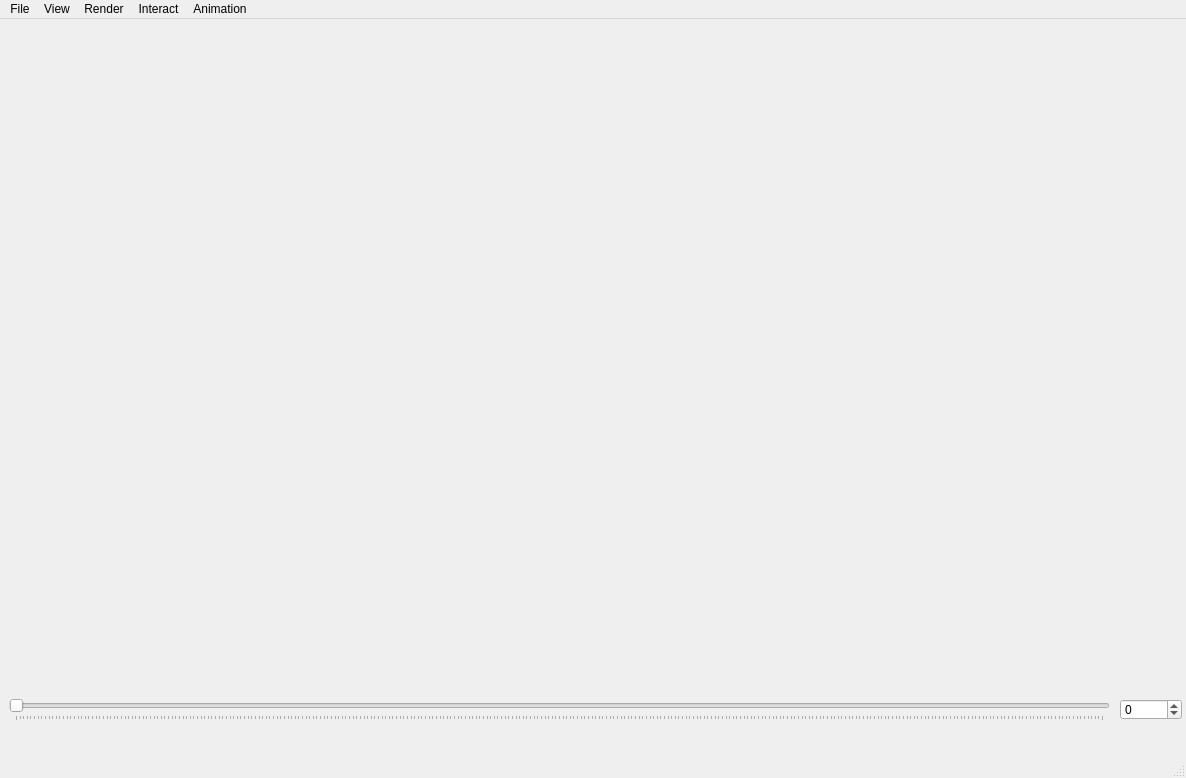
<?xml version="1.0" encoding="UTF-8"?>
<ui version="4.0">
 <class>TubicSplineClass</class>
 <widget class="QMainWindow" name="TubicSplineClass">
  <property name="geometry">
   <rect>
    <x>0</x>
    <y>0</y>
    <width>1186</width>
    <height>778</height>
   </rect>
  </property>
  <property name="windowTitle">
   <string>Tubic Splines</string>
  </property>
  <widget class="QWidget" name="centralWidget">
   <widget class="GLWidget" name="widget" native="true">
    <property name="geometry">
     <rect>
      <x>9</x>
      <y>9</y>
      <width>1171</width>
      <height>651</height>
     </rect>
    </property>
   </widget>
   <widget class="QSlider" name="horizontalSlider">
    <property name="geometry">
     <rect>
      <x>9</x>
      <y>680</y>
      <width>1101</width>
      <height>22</height>
     </rect>
    </property>
    <property name="maximum">
     <number>1500</number>
    </property>
    <property name="orientation">
     <enum>Qt::Horizontal</enum>
    </property>
    <property name="tickPosition">
     <enum>QSlider::TicksBelow</enum>
    </property>
    <property name="tickInterval">
     <number>5</number>
    </property>
   </widget>
   <widget class="QDoubleSpinBox" name="doubleSpinBox">
    <property name="geometry">
     <rect>
      <x>1120</x>
      <y>680</y>
      <width>62</width>
      <height>21</height>
     </rect>
    </property>
    <property name="wrapping">
     <bool>true</bool>
    </property>
    <property name="decimals">
     <number>0</number>
    </property>
    <property name="maximum">
     <double>1500.000000000000000</double>
    </property>
   </widget>
  </widget>
  <widget class="QMenuBar" name="menuBar">
   <property name="geometry">
    <rect>
     <x>0</x>
     <y>0</y>
     <width>1186</width>
     <height>21</height>
    </rect>
   </property>
   <widget class="QMenu" name="menuFile">
    <property name="title">
     <string>File</string>
    </property>
   </widget>
   <widget class="QMenu" name="menuView">
    <property name="title">
     <string>View</string>
    </property>
   </widget>
   <widget class="QMenu" name="menuRender">
    <property name="title">
     <string>Render</string>
    </property>
    <addaction name="action2D"/>
    <addaction name="action3D"/>
    <addaction name="separator"/>
    <addaction name="actionShow_Co_ord_Axis"/>
    <addaction name="actionShow_Ground"/>
    <addaction name="separator"/>
   </widget>
   <widget class="QMenu" name="menuAnimation">
    <property name="title">
     <string>Animation</string>
    </property>
    <addaction name="actionPlay"/>
    <addaction name="actionPause"/>
    <addaction name="actionReset"/>
   </widget>
   <widget class="QMenu" name="menuInteract">
    <property name="title">
     <string>Interact</string>
    </property>
   </widget>
   <addaction name="menuFile"/>
   <addaction name="menuView"/>
   <addaction name="menuRender"/>
   <addaction name="menuInteract"/>
   <addaction name="menuAnimation"/>
  </widget>
  <widget class="QStatusBar" name="statusBar"/>
  <action name="actionShow_Body">
   <property name="checkable">
    <bool>false</bool>
   </property>
   <property name="text">
    <string>Show Body</string>
   </property>
  </action>
  <action name="actionShow_Clothing">
   <property name="checkable">
    <bool>false</bool>
   </property>
   <property name="text">
    <string>Show Clothing</string>
   </property>
  </action>
  <action name="actionShaded_Cloth">
   <property name="checkable">
    <bool>false</bool>
   </property>
   <property name="text">
    <string>Shaded Cloth</string>
   </property>
  </action>
  <action name="actionWireframe_Cloth">
   <property name="checkable">
    <bool>false</bool>
   </property>
   <property name="text">
    <string>Wireframe Cloth</string>
   </property>
  </action>
  <action name="actionShaded_Body">
   <property name="checkable">
    <bool>false</bool>
   </property>
   <property name="text">
    <string>Shaded Body</string>
   </property>
  </action>
  <action name="actionWireframe_Body">
   <property name="checkable">
    <bool>false</bool>
   </property>
   <property name="text">
    <string>Wireframe Body</string>
   </property>
  </action>
  <action name="actionShow_Co_ord_Axis">
   <property name="text">
    <string>Show Co-ord Axis</string>
   </property>
  </action>
  <action name="actionShow_Ground">
   <property name="text">
    <string>Show Ground</string>
   </property>
  </action>
  <action name="actionVelocity">
   <property name="text">
    <string>Velocity</string>
   </property>
  </action>
  <action name="actionTotal_Force">
   <property name="text">
    <string>Total Force</string>
   </property>
  </action>
  <action name="actionStretch_Force">
   <property name="text">
    <string>Stretch Force</string>
   </property>
  </action>
  <action name="actionDamping_Force">
   <property name="text">
    <string>Damping Force</string>
   </property>
  </action>
  <action name="actionBending_Force">
   <property name="text">
    <string>Bending Force</string>
   </property>
  </action>
  <action name="actionGravity_Forrce">
   <property name="text">
    <string>Gravity Force</string>
   </property>
  </action>
  <action name="actionAcceleration">
   <property name="text">
    <string>Acceleration</string>
   </property>
  </action>
  <action name="actionPlay">
   <property name="text">
    <string>Play</string>
   </property>
  </action>
  <action name="actionPause">
   <property name="text">
    <string>Pause</string>
   </property>
  </action>
  <action name="actionStop">
   <property name="text">
    <string>Stop</string>
   </property>
  </action>
  <action name="actionHeatmap_Velocity">
   <property name="text">
    <string>Heatmap - Velocity</string>
   </property>
  </action>
  <action name="actionHeatmap_Acceleration">
   <property name="text">
    <string>Heatmap - Acceleration</string>
   </property>
  </action>
  <action name="actionHeatmap_Shear_Force">
   <property name="text">
    <string>Heatmap - Shear Force</string>
   </property>
  </action>
  <action name="actionHeatmap_Bending_Force">
   <property name="text">
    <string>Heatmap - Bending Force</string>
   </property>
  </action>
  <action name="actionHeatmap_Damping_Force">
   <property name="text">
    <string>Heatmap - Damping Force</string>
   </property>
  </action>
  <action name="actionReset">
   <property name="text">
    <string>Reset </string>
   </property>
  </action>
  <action name="actionTop_Perturbation">
   <property name="text">
    <string>Top Perturbation</string>
   </property>
  </action>
  <action name="actionBottom_Perturbation">
   <property name="text">
    <string>Bottom Perturbation</string>
   </property>
  </action>
  <action name="actionLeft_Perturbation">
   <property name="text">
    <string>Left Perturbation</string>
   </property>
  </action>
  <action name="actionRight_Perturbation">
   <property name="text">
    <string>Right Perturbation</string>
   </property>
  </action>
  <action name="actionShow_Springs">
   <property name="text">
    <string>Show Springs</string>
   </property>
  </action>
  <action name="actionShow_Particles">
   <property name="text">
    <string>Show Particles</string>
   </property>
  </action>
  <action name="action2D">
   <property name="text">
    <string>2D</string>
   </property>
  </action>
  <action name="action3D">
   <property name="text">
    <string>3D</string>
   </property>
  </action>
  <action name="actionSingle_Point">
   <property name="text">
    <string>Single Point</string>
   </property>
  </action>
  <action name="actionWeighted_Area">
   <property name="text">
    <string>Weighted Area</string>
   </property>
  </action>
 </widget>
 <layoutdefault spacing="6" margin="11"/>
 <customwidgets>
  <customwidget>
   <class>GLWidget</class>
   <extends>QWidget</extends>
   <header>glwidget.h</header>
   <container>1</container>
   <slots>
    <signal>xRotationChanged(int)</signal>
    <signal>yRotationChanged(int)</signal>
    <signal>frameNumberUpdated(double)</signal>
    <signal>frameNumberUpdated(int)</signal>
    <signal>animFrameNumberUpdated(int)</signal>
    <slot>setXRotation(int)</slot>
    <slot>setYRotation(int)</slot>
    <slot>setRenderingFrameNumber(double)</slot>
    <slot>setRenderingFrameNumber(int)</slot>
    <slot>startAnimation(bool)</slot>
    <slot>startAnimation()</slot>
    <slot>pauseAnimation()</slot>
    <slot>stopAnimation()</slot>
    <slot>setRenderingMode()</slot>
    <slot>setShadingRender(bool)</slot>
    <slot>setWireFrameRender(bool)</slot>
    <slot>setHeatMapRender(bool)</slot>
    <slot>setPerturbValue(int)</slot>
    <slot>slot2()</slot>
   </slots>
  </customwidget>
 </customwidgets>
 <resources>
  <include location="TubicSplines.qrc"/>
 </resources>
 <connections>
  <connection>
   <sender>doubleSpinBox</sender>
   <signal>valueChanged(double)</signal>
   <receiver>widget</receiver>
   <slot>setRenderingFrameNumber(double)</slot>
   <hints>
    <hint type="sourcelabel">
     <x>1181</x>
     <y>721</y>
    </hint>
    <hint type="destinationlabel">
     <x>1139</x>
     <y>578</y>
    </hint>
   </hints>
  </connection>
  <connection>
   <sender>horizontalSlider</sender>
   <signal>valueChanged(int)</signal>
   <receiver>widget</receiver>
   <slot>setRenderingFrameNumber(int)</slot>
   <hints>
    <hint type="sourcelabel">
     <x>1050</x>
     <y>722</y>
    </hint>
    <hint type="destinationlabel">
     <x>1046</x>
     <y>670</y>
    </hint>
   </hints>
  </connection>
  <connection>
   <sender>widget</sender>
   <signal>frameNumberUpdated(double)</signal>
   <receiver>doubleSpinBox</receiver>
   <slot>setValue(double)</slot>
   <hints>
    <hint type="sourcelabel">
     <x>779</x>
     <y>636</y>
    </hint>
    <hint type="destinationlabel">
     <x>1181</x>
     <y>721</y>
    </hint>
   </hints>
  </connection>
  <connection>
   <sender>widget</sender>
   <signal>frameNumberUpdated(int)</signal>
   <receiver>horizontalSlider</receiver>
   <slot>setValue(int)</slot>
   <hints>
    <hint type="sourcelabel">
     <x>677</x>
     <y>635</y>
    </hint>
    <hint type="destinationlabel">
     <x>711</x>
     <y>722</y>
    </hint>
   </hints>
  </connection>
  <connection>
   <sender>widget</sender>
   <signal>animFrameNumberUpdated(int)</signal>
   <receiver>horizontalSlider</receiver>
   <slot>setValue(int)</slot>
   <hints>
    <hint type="sourcelabel">
     <x>511</x>
     <y>468</y>
    </hint>
    <hint type="destinationlabel">
     <x>533</x>
     <y>722</y>
    </hint>
   </hints>
  </connection>
 </connections>
</ui>
